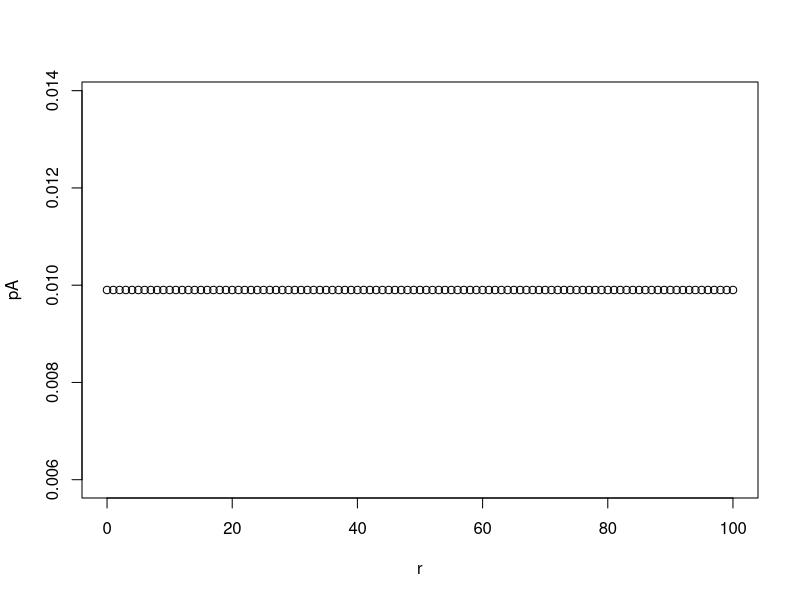
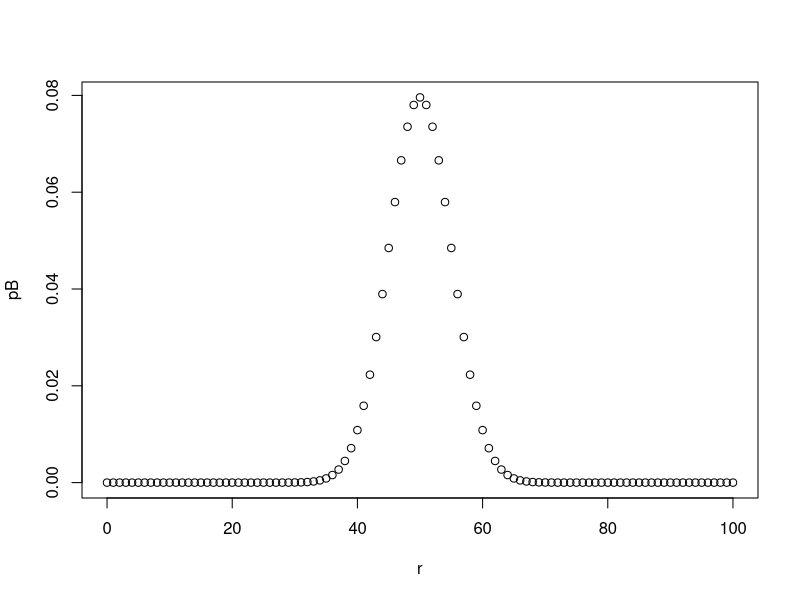
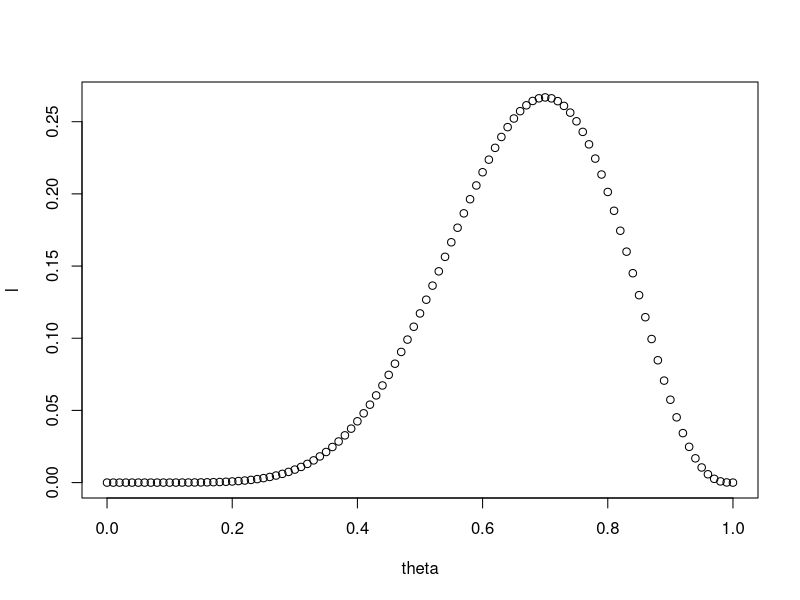
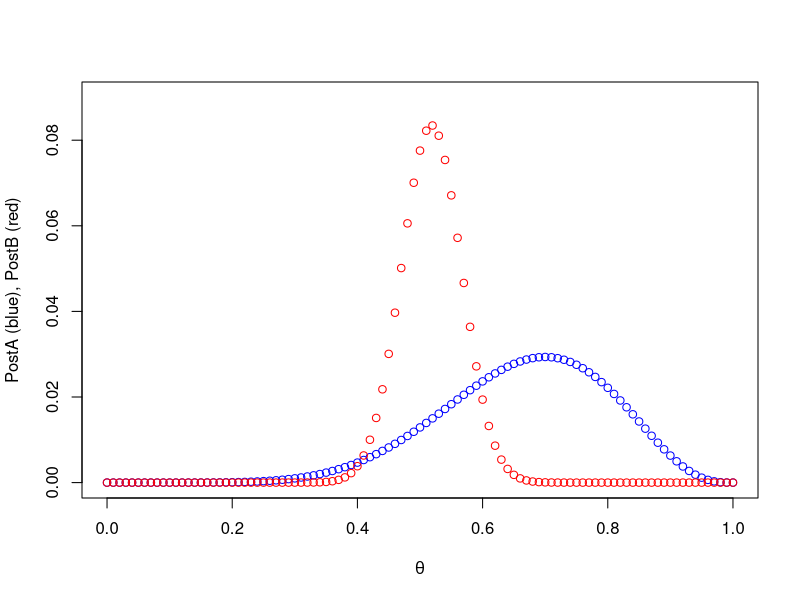

These figures' R source, in order:


###########################################
############  Problem set 2  ##############
###########################################

#a)
r <- 0:100
pA <-as.list(rep(1/101, 101)) #define prior A
plot(r,pA) #plot prior A

#b)
pB <- choose(100,r)/2^100  #define prior A
plot(r,pB) #plot prior A


#d)
theta <- seq(0,1, 0.01)
l<- dbinom(7,10,theta) #define likelihood function 
plot(theta, l)

#e)
postA <- (l*as.numeric(pA))/sum(l*as.numeric(pA)) #compute normalized posterior probability w/ prior A
postB <- (l*pB)/sum(l*as.numeric(pB))  #compute normalized posterior probability w/ prior A
plot(theta, postA, ylim=c(0,0.09), col="blue", ylab ="PostA (blue), PostB (red)", xlab =expression(theta))+points(theta, postB, col = "red")

#f)
theta[which.max(postA)] #calculate max posterior value from posterior A
theta[which.max(postB)]  #calculate max posterior value from posterior B
